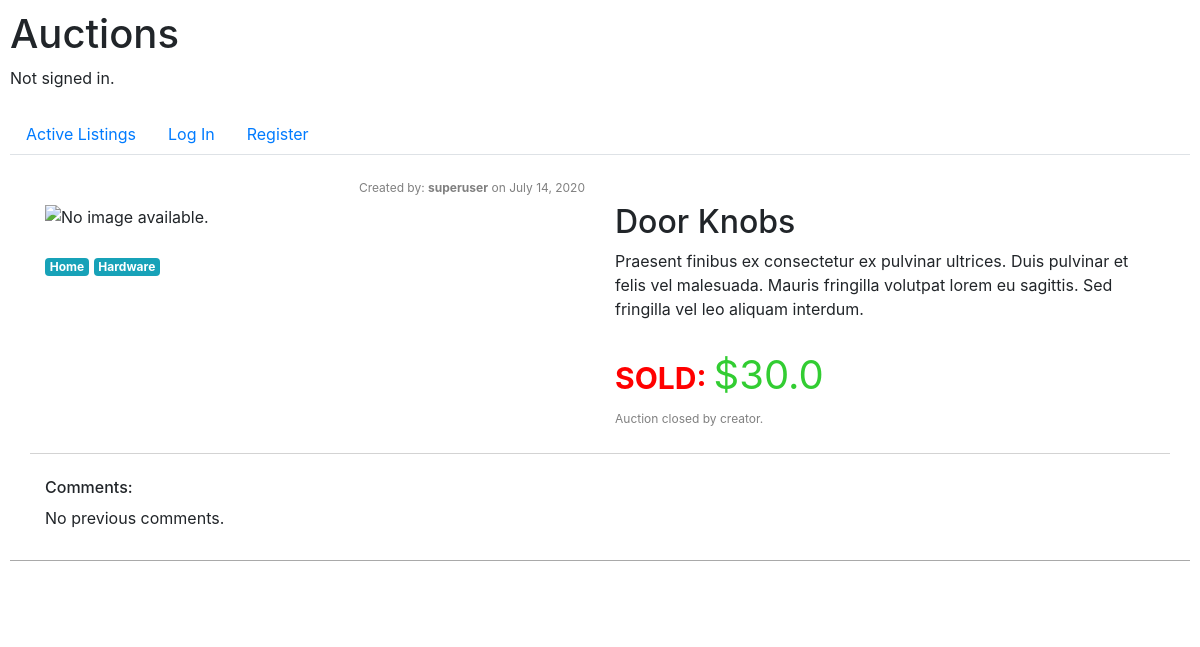
/listing/2, run on the app's committed database.
### auctions/models.py (models this page shows, shortened)
class Listing(models.Model):
    title = models.CharField(max_length=64)
    description = models.CharField(max_length=500)
    imageUrl = models.CharField(max_length=64)
    startBid = models.FloatField()
    creator = models.ForeignKey(User, on_delete=models.CASCADE, related_name="listings")
    active = models.BooleanField(default=True)
    timestamp = models.DateField(default=datetime.date.today)

class User(AbstractUser):
    pass

class Category(models.Model):
    name = models.CharField(max_length=24)
    listings = models.ManyToManyField(Listing, blank=True, related_name="categories")
    def __str__(self):
        return f"{self.name}"

class Bid(models.Model):
    amount = models.FloatField()
    listing = models.ForeignKey(Listing, on_delete=models.CASCADE, related_name="bids")
    bidder = models.ForeignKey(User, on_delete=models.CASCADE, related_name="bids")

### auctions/views.py (the view, shortened to what this page needs)
# urls.py: path("listing/<listing_id>", views.listing, name="listing"),
def listing(request, listing_id):
    listing = Listing.objects.get(pk=listing_id)
    bidMessage = ""
    bidPlaced= 0
    currentBid = listing.bids.last()
    if "close" in request.GET:
        if request.GET["close"] == "1":
            listing.active = False
            listing.save()
    return render(request, "auctions/listing.html", {
        "listing": listing,
        "currentBid": listing.bids.last(),
        "comments": listing.comments.all().order_by("-id"),
        "categories": listing.categories.all(),
        "watchlist_flag": 0 if request.user in [wl.user for wl in listing.watchlists.all()] else 1,
        "bidMessage": bidMessage,
        "bidPlaced": bidPlaced
    })

### auctions/templates/auctions/listing.html (shortened to what this page needs)
{% extends "auctions/layout.html" %}
{% block body %}
    <div class="container">
        <div class="row" style="border-bottom: lightgray 1px solid;">
            <div class="col">
                <div style="font-size: 12px; color: grey; float: right;">
                    Created by: <span style="font-weight: bold;">{{ listing.creator }}</span> on {{ listing.timestamp }}
                </div>
                <br>
                <img src="{{ listing.imageUrl }}" alt="No image available." width="500px"><br><br>
                {% for category in categories %}
                    <a class="badge badge-info" href="{% url 'index' %}?category_id={{ category.id }}">{{ category }}</a>
                {% endfor %}<br><br>
            </div>
            <div class="col">
                <br>
                <h2>{{ listing.title }}</h2>
                {{ listing.description }}<br><br>
                {% if currentBid %}
                    {% if listing.active %}
                        Current Bid: <span style="font-size: 40px; color: limegreen">${{ currentBid.amount }}</span><br>
                        <span style="font-size:12px; color:gray">{{ listing.bids.all|length }} bid(s) have been placed.</span>
                    {% else %}
                        <span style="font-weight:bold; font-size: 30px; color: RED">SOLD: </span>
                        <span style="font-size: 40px; color: limegreen">${{ currentBid.amount }}</span><br>
                        <span style="font-size: 12px; color: grey">Auction closed by creator.</span>
                    {% endif %}
                {% else %}
                    Starting Bid: <span style="font-size: 40px; color: limegreen">${{ listing.startBid }}</span><br>
                    <span style="font-size:12px; color:gray">No bids have been placed yet.</span>
                {% endif %}<br>
                <br>
            </div>
        </div><br>
        <h6>Comments:</h6>
        <ul style="padding-left:0;">
            {% for comment in comments %}
                <div class="card">
                    <div class="card-header">
                        By <span style="font-weight:bold;">{{ comment.author }}</span> on {{ comment.timestamp }}
                    </div>
                    <div class="card-body">
                        {{ comment.content }}
                    </div>
                </div><br>
            {% empty %}
                No previous comments.
            {% endfor %}
        </ul>
    </div>
{% endblock %}

### auctions/static/auctions/styles.css (style rules this page uses)
body { padding: 10px; }

### data on the page
Listing: creator "superuser", timestamp "July 14, 2020", title "Door Knobs", description "Praesent finibus ex consectetur ex pulvinar ultrices. Duis pulvinar et felis vel malesuada. Mauris fringilla volutpat lorem eu sagittis. Sed fringilla vel leo aliquam interdum."
Category: name "Home"
Category: name "Hardware"
Bid: amount "30.0"
